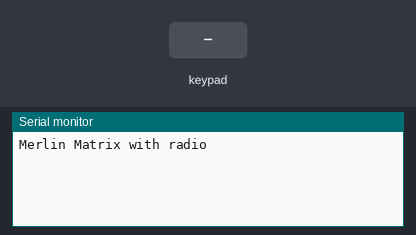
A sketch run on a simulated Arduino Uno, built with avr-gcc and run on an emulated ATmega328P. Shown: the last lines printed to the serial monitor. The inputs (shaded band) are chosen by the test bench. No radio packets arrive unless stated.

Above: at 1.2 s.
1.3 s: key 'F' pressed
At 2.3 s:
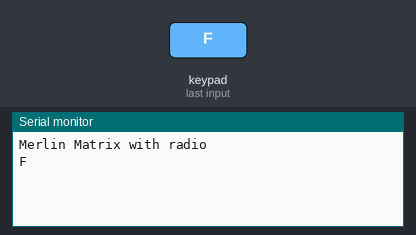
2.8 s: keypad keys 2 3 4 5 pressed 0.4 s apart
At 4.5 s:
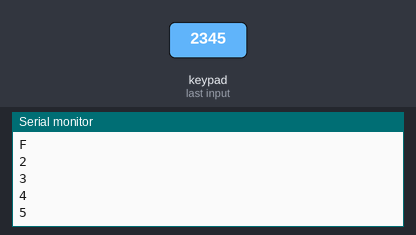
5.9 s: key 'B' pressed
At 6.9 s:
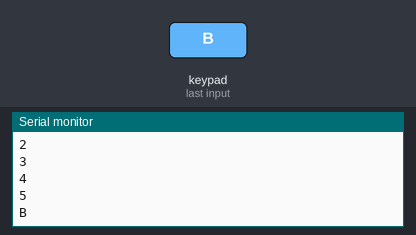
7.4 s: keypad keys 2 3 4 5 A pressed 0.4 s apart
At 10.4 s:
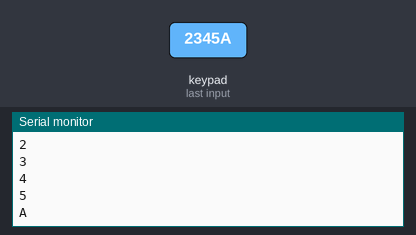
10.9 s: key 'D' pressed
At 12.1 s:
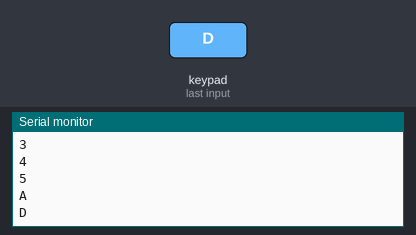
12.4 s: key 'E' pressed
At 13.0 s:
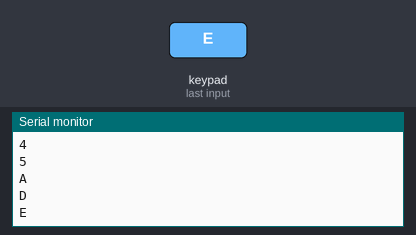
Timing chart, 0 to 14.9 s (numbered marks = the images above; inputs shaded):
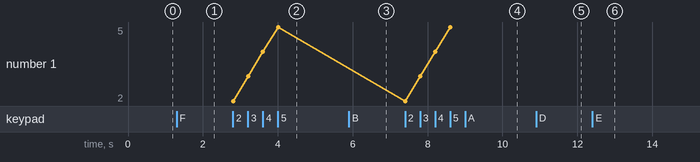

The sketch:

merlin_radio_tone_metro_matrix-inttest.ino
```cpp
/*  Title:       Merlin Keypad Matrix
 *  Description: Read key pressed from Parker Brothers Merlin handheld game.
 *  Author:      Colin Travis
 *  Version:     0.2
 *  Modified:    11/13/2017
 *
 */
#include <Keypad.h>
#include <SPI.h>
#include "RF24.h"
#include "pitches.h"
int test;
int test2;

const byte ROWS = 4; // Four rows
const byte COLS = 4; // Four columns

char keys[ROWS][COLS] = {
  {'F','B','D','E'},
  {'8','A','C','9'},
  {'4','6','7','5'},
  {'0','2','3','1'}
};

byte rowPins[ROWS] = { 2, 3, 4, 5};
byte colPins[COLS] = { 6, 9, 10, 19};

// Create the Keypad
Keypad keypad = Keypad( makeKeymap(keys), rowPins, colPins, ROWS, COLS );

/****************** User Config ***************************/
/***      Set this radio as radio number 0 or 1         ***/
bool radioNumber = 0;

/* Hardware configuration: Set up nRF24L01 radio on SPI bus plus pins 7 & 8 */
RF24 radio(7,8);

const uint64_t pipe = 0xE8E8F0F0E1LL;
/**********************************************************/
byte addresses[][6] = {"1Node","2Node"};

void setup()
{
  test = 256;
  test2 = 128;
  Serial.begin(9600);
  Serial.println("Merlin Matrix with radio");

  radio.begin();
  // the following statements improve transmission range
  radio.setPayloadSize(2); // setting the payload size to the needed value
  radio.setDataRate(RF24_250KBPS); // reducing bandwidth

  radio.openWritingPipe(pipe); // set the transmitter address
}

void loop()
{
  char key = keypad.getKey();
  if(key){
    Serial.println(key);
    radio.powerUp();
    radio.write(&test, 2);
    radio.powerDown();
}

}


//  if(key == "1"){
//    Serial.println(key);
//    radio.write(&key, sizeof(key));
//    tone(14,NOTE_G3,100);
//    delay(50);
//    noTone(14);
//  }
//    if(key == "3"){
//    Serial.println(key);
//    radio.write(&key, sizeof(key));
//    tone(14,NOTE_G3,100);
//    delay(50);
//    noTone(14);
//  }


//
//    switch (key)
//    {
//    case '1':
//      Serial.println(key);
//      tone(14,NOTE_G3,100);
//      delay(100);
//      noTone(14);
//      radio.powerUp();
//      Serial.println("Power up");
//      radio.write(&key, sizeof(key));
//      Serial.println("Radio send");
//      radio.powerDown();
//      Serial.println("Radio power down");
//      break;
//    case '2':
//      Serial.println("This is 2");
//      tone(14,NOTE_C4,200);
//      delay(100);
//      noTone(14);
//      radio.powerUp();
//      radio.write(&key, sizeof(key));
//      radio.powerDown();
//      break;
//    case '3':
//      Serial.println("This is 3");
//      tone(14,NOTE_D4,100);
//      delay(100);
//      noTone(14);
//      radio.write(&key, sizeof(key));
//      break;
//    case '4':
//      Serial.println("This is 4");
//      tone(14,NOTE_E4,100);
//      delay(100);
//      noTone(14);
//      radio.write(&key, sizeof(key));
//      break;
//    case '5':
//      Serial.println("This is 5");
//      tone(14,NOTE_F4,200);
//      delay(100);
//      noTone(14);
//      radio.write(&key, sizeof(key));
//      break;
//    case '6':
//      Serial.println("This is 6");
//      tone(14,NOTE_G4,200);
//      delay(100);
//      noTone(14);
//      radio.write(&key, sizeof(key));
//      Serial.println("Radio sent");
//      break;
//    case '7':
//      Serial.println("This is 7");
//      tone(14,NOTE_A4,200);
//      delay(100);
//      noTone(14);
//      radio.write(&key, sizeof(key));
//      Serial.println("Radio sent");
//      break;
//    case '8':
//      Serial.println("This is 8");
//      tone(14,NOTE_B4,200);
//      delay(100);
//      noTone(14);
//      radio.write(&key, sizeof(key));
//      break;
//    case '9':
//      Serial.println("This is 9");
//      tone(14,NOTE_C5,200);
//      delay(100);
//      noTone(14);
//      radio.write(&key, sizeof(key));
//      break;
//    case '0':
//      Serial.println("This is 0");
//      tone(14,NOTE_D5,200);
//      delay(100);
//      noTone(14);
//      radio.write(&key, sizeof(key));
//      break;
//    case 'A':
//      Serial.println("This is A");
//      tone(14,NOTE_C5,75);
//      delay(75);
//      tone(14,NOTE_F5,75);
//      delay(75);
//      tone(14,NOTE_D6,80);
//      delay(80);
//      noTone(14);
//      radio.write(&key, sizeof(key));
//      break;
//
//    case 'B':
//      Serial.println("This is B");
//      tone(14,NOTE_C5,75);
//      delay(75);
//      tone(14,NOTE_F5,75);
//      delay(75);
//      tone(14,NOTE_D6,80);
//      delay(80);
//      noTone(14);
//      radio.write(&key, sizeof(key));
//      break;
//    case 'C':
//      Serial.println("This is C");
//      tone(14,NOTE_C5,75);
//      delay(75);
//      tone(14,NOTE_F5,75);
//      delay(75);
//      tone(14,NOTE_D6,80);
//      delay(80);
//      noTone(14);
//      radio.write(&key, sizeof(key));
//      break;
//    case 'D':
//      Serial.println("This is D");
//      tone(14,NOTE_C5,75);
//      delay(75);
//      tone(14,NOTE_F5,75);
//      delay(75);
//      tone(14,NOTE_D6,80);
//      delay(80);
//      noTone(14);
//      radio.write(&key, sizeof(key));
//      break;
//    case 'E':
//      Serial.println("This is E");
//      tone(14,NOTE_C5,75);
//      delay(75);
//      tone(14,NOTE_F5,75);
//      delay(75);
//      tone(14,NOTE_D6,80);
//      delay(80);
//      noTone(14);
//      radio.write(&key, sizeof(key));
//      break;
//    }
//  }
//}
```

pitches.h
```cpp
/*************************************************
 * Public Constants
 *************************************************/

#define NOTE_B0  31
#define NOTE_C1  33
#define NOTE_CS1 35
#define NOTE_D1  37
#define NOTE_DS1 39
#define NOTE_E1  41
#define NOTE_F1  44
#define NOTE_FS1 46
#define NOTE_G1  49
#define NOTE_GS1 52
#define NOTE_A1  55
#define NOTE_AS1 58
#define NOTE_B1  62
#define NOTE_C2  65
#define NOTE_CS2 69
#define NOTE_D2  73
#define NOTE_DS2 78
#define NOTE_E2  82
#define NOTE_F2  87
#define NOTE_FS2 93
#define NOTE_G2  98
#define NOTE_GS2 104
#define NOTE_A2  110
#define NOTE_AS2 117
#define NOTE_B2  123
#define NOTE_C3  131
#define NOTE_CS3 139
#define NOTE_D3  147
#define NOTE_DS3 156
#define NOTE_E3  165
#define NOTE_F3  175
#define NOTE_FS3 185
#define NOTE_G3  196
#define NOTE_GS3 208
#define NOTE_A3  220
#define NOTE_AS3 233
#define NOTE_B3  247
#define NOTE_C4  262
#define NOTE_CS4 277
#define NOTE_D4  294
#define NOTE_DS4 311
#define NOTE_E4  330
#define NOTE_F4  349
#define NOTE_FS4 370
#define NOTE_G4  392
#define NOTE_GS4 415
#define NOTE_A4  440
#define NOTE_AS4 466
#define NOTE_B4  494
#define NOTE_C5  523
#define NOTE_CS5 554
#define NOTE_D5  587
#define NOTE_DS5 622
#define NOTE_E5  659
#define NOTE_F5  698
#define NOTE_FS5 740
#define NOTE_G5  784
#define NOTE_GS5 831
#define NOTE_A5  880
#define NOTE_AS5 932
#define NOTE_B5  988
#define NOTE_C6  1047
#define NOTE_CS6 1109
#define NOTE_D6  1175
#define NOTE_DS6 1245
#define NOTE_E6  1319
#define NOTE_F6  1397
#define NOTE_FS6 1480
#define NOTE_G6  1568
#define NOTE_GS6 1661
#define NOTE_A6  1760
#define NOTE_AS6 1865
#define NOTE_B6  1976
#define NOTE_C7  2093
#define NOTE_CS7 2217
#define NOTE_D7  2349
#define NOTE_DS7 2489
#define NOTE_E7  2637
#define NOTE_F7  2794
#define NOTE_FS7 2960
#define NOTE_G7  3136
#define NOTE_GS7 3322
#define NOTE_A7  3520
#define NOTE_AS7 3729
#define NOTE_B7  3951
#define NOTE_C8  4186
#define NOTE_CS8 4435
#define NOTE_D8  4699
#define NOTE_DS8 4978
```

Measured:
- after the input at 1.3 s, the serial monitor: prints a new line at once (image 1)
- after the input at 2.8 s, the serial monitor: prints a new line at once (image 2)
- after the input at 5.9 s, the serial monitor: prints a new line at once (image 3)
- after the input at 7.4 s, the serial monitor: prints a new line at once (image 4)
- after the input at 10.9 s, the serial monitor: prints a new line at once (image 5)
- after the input at 12.4 s, the serial monitor: prints a new line at once (image 6)
